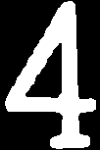
#> input picture rankSuitImages/rank_4.png, 100 x 150 px; its folder holds only this picture in this run; the run also reads 1 picture not shown here
$ python PokerEye.py
#> lines starting #> are read from the running program, lines starting #| are printed output that depends on the picture; after the words box and inside, x2 and y2 are one past the last pixel; in counts of white or black regions, pixels touching at a corner belong together
import cv2 as cv
import numpy as np
from treys import Card, Evaluator
import random
import os

# Global variables for game state
board = []
hand1 = []
hand2 = []
game_stage_counter = 0
numHands = 0

# Store detected images for display
hand1_detected = None
hand2_detected = None
board_detected = None

def rearrange_points(pts):
    """Reorder 4 points to top-left, top-right, bottom-right, bottom-left"""
    rect = np.zeros((4, 2), dtype="float32")
    s = pts.sum(axis=1)
    rect[0] = pts[np.argmin(s)]  # top-left
    rect[2] = pts[np.argmax(s)]  # bottom-right
    diff = np.diff(pts, axis=1)
    rect[1] = pts[np.argmin(diff)]  # top-right
    rect[3] = pts[np.argmax(diff)]  # bottom-left
    return rect

def resize_with_padding(img, target_width, target_height):
    """
    Resize image to target size while maintaining aspect ratio.
    Adds padding (black background) to fill to target size without cropping.
    """
    if img is None:
        return None

    h, w = img.shape[:2]

    # Calculate scaling factor to fit within target size
    scale = min(target_width / w, target_height / h)

    # Calculate new dimensions
    new_w = int(w * scale)
    new_h = int(h * scale)

    # Resize image
    resized = cv.resize(img, (new_w, new_h), interpolation=cv.INTER_AREA)

    # Create target-sized image with black background
    result = np.zeros((target_height, target_width), dtype=img.dtype)

    # Calculate padding to center the image
    y_offset = (target_height - new_h) // 2
    x_offset = (target_width - new_w) // 2

    # Place resized image in center
    result[y_offset:y_offset + new_h, x_offset:x_offset + new_w] = resized

    return result

def load_reference_images(folder_path, image_type="rank"):
    """
    Load reference images from the specified folder.
    Returns a dictionary mapping image names (without extension) to image arrays.
    Handles naming patterns like "rank_A.png", "A.png", "suit_spades.png", "spades.png"
    """
    reference_images = {}

    if not os.path.exists(folder_path):
        print(f"Warning: Reference folder '{folder_path}' does not exist.")
        return reference_images

    # Look for images that match the type (rank or suit)
    for filename in os.listdir(folder_path):
        if filename.lower().endswith(('.png', '.jpg', '.jpeg')):
            name_without_ext = os.path.splitext(filename)[0]

            # Check if filename starts with the image type (e.g., "rank_A.png" or "suit_spades.png")
            if name_without_ext.startswith(f"{image_type}_"):
                # Extract the actual name (e.g., "A" from "rank_A.png")
                actual_name = name_without_ext[len(f"{image_type}_"):]
            elif name_without_ext == image_type:
                # Handle case where filename is just "rank.png" or "suit.png"
                actual_name = name_without_ext
            else:
                # Skip files that don't match the type
                continue

            img_path = os.path.join(folder_path, filename)
            img = cv.imread(img_path, cv.IMREAD_GRAYSCALE)
            if img is not None:
                # Use uppercase for ranks, lowercase for suits
                if image_type == "rank":
                    actual_name = actual_name.upper()
                else:
                    actual_name = actual_name.lower()
                reference_images[actual_name] = img

    return reference_images

def find_best_match(extracted_img, reference_images):
    """
    Find the best matching reference image using absdiff.
    Returns (best_match_name, best_score) where lower score is better.
    """
    if extracted_img is None or len(reference_images) == 0:
        return None, float('inf')

    best_match = None
    best_score = float('inf')

    for name, ref_img in reference_images.items():
        # Ensure both images are the same size
        if extracted_img.shape != ref_img.shape:
            # Resize reference image to match extracted image
            ref_img = cv.resize(ref_img, (extracted_img.shape[1], extracted_img.shape[0]), interpolation=cv.INTER_AREA)

        # Calculate absolute difference
        diff = cv.absdiff(extracted_img, ref_img)

        # Calculate difference score: sum of all pixel differences divided by 255
        score = np.sum(diff) / 255.0

        if score < best_score:
            best_score = score
            best_match = name

    return best_match, best_score

def identify_rank_suit(rank_cropped, suit_cropped, rank_references, suit_references):
    """
    Identifies the rank and suit from cropped images using template matching.
    Returns (identified_rank, identified_suit) in treys format.
    """
    identified_rank = None
    identified_suit = None

    # Identify rank
    if rank_cropped is not None and rank_references is not None and len(rank_references) > 0:
        rank_match, _ = find_best_match(rank_cropped, rank_references)
        identified_rank = rank_match.upper() if rank_match else None

    # Identify suit
    if suit_cropped is not None and suit_references is not None and len(suit_references) > 0:
        suit_match, _ = find_best_match(suit_cropped, suit_references)
        # Convert suit to treys format (hearts -> h, diamonds -> d, clubs -> c, spades -> s)
        if suit_match:
            suit_lower = suit_match.lower()
            suit_map = {"hearts": "h", "diamonds": "d", "clubs": "c", "spades": "s"}
            identified_suit = suit_map.get(suit_lower, suit_lower[0] if suit_lower else None)

    return identified_rank, identified_suit

def process_card(card, rank_references=None, suit_references=None):
    # Standard sizes for rank and suit images
    RANK_WIDTH = 100
    RANK_HEIGHT = 150
    SUIT_WIDTH = 80
    SUIT_HEIGHT = 100

    height, width = card.shape[:2]
    # Use percentages to calculate the ROI for the top left corner
    x_start = int(width * 0.03)
    x_end = int(width * 0.15)
    y_start = int(height * 0.025)
    y_end = int(height * 0.275)
    top_left_region = card[y_start:y_end, x_start:x_end]  # take the top left corner using percentages

    # Maintain aspect ratio while resizing
    desired_zoom_height = 300
    h, w = top_left_region.shape[:2]
    aspect_ratio = w / h
    new_width = int(desired_zoom_height * aspect_ratio)
    zoomed_display = cv.resize(top_left_region, (new_width, desired_zoom_height)) # maintain aspect ratio
    # cv.imshow(f"Top-Left Zoom {idx}", zoomed_display)

    # HSV based thresholding
    imghsv = cv.cvtColor(zoomed_display, cv.COLOR_BGR2HSV)
    lower = np.array([0, 0, 150])
    upper = np.array([179, 80, 255])
    mask_hsv = cv.inRange(imghsv, lower, upper)#produces a binary mask where pixels within the range become 255 (white), others become 0 (black).

    # Otsu  thresholding on grayscale
    gray = cv.cvtColor(zoomed_display, cv.COLOR_BGR2GRAY)
    gray = cv.equalizeHist(gray) #Equlise the gray image
    _, mask_gray = cv.threshold(gray, 0, 255, cv.THRESH_BINARY + cv.THRESH_OTSU)

    # Combine both masks
    mask = cv.bitwise_or(mask_hsv, mask_gray)#Merge the 2 mask togother
    #So this mask allows us to cpature white or bright areas
    # Clean up the mask
    kernel = np.ones((3, 3), np.uint8)
    mask = cv.morphologyEx(mask, cv.MORPH_CLOSE, kernel)
    mask = cv.morphologyEx(mask, cv.MORPH_OPEN, kernel)
    # get the inverse mask
    mask = cv.bitwise_not(mask)

    # cv.imshow(f"White Mask {idx}", mask) #sHOW MASK
    contour_mask, _ = cv.findContours(mask, cv.RETR_EXTERNAL, cv.CHAIN_APPROX_SIMPLE) # fIND THE CONOTURS BASED ON THE  BINARY MASK

    # Separate rank and suit by analyzing contours
    rank_cropped = None
    suit_cropped = None

    if len(contour_mask) > 0:
        # Filter contours by area to remove noise
        min_area = 50  # Minimum area threshold
        valid_contours = [c for c in contour_mask if cv.contourArea(c) >= min_area]

        if len(valid_contours) > 0:
            # Get bounding boxes for all valid contours
            bounding_boxes = []
            for contour in valid_contours:
                x, y, w, h = cv.boundingRect(contour)
                bounding_boxes.append((x, y, w, h, contour))

            # Sort by y-position (top to bottom)
            bounding_boxes.sort(key=lambda b: b[1])

            # Split into rank (upper) and suit (lower) based on vertical position
            mask_height = mask.shape[0]
            midpoint_y = mask_height // 2

            rank_boxes = [b for b in bounding_boxes if b[1] + b[3]//2 < midpoint_y]
            suit_boxes = [b for b in bounding_boxes if b[1] >= midpoint_y]

            # If no clear split, use first half for rank, second half for suit
            if len(rank_boxes) == 0 or len(suit_boxes) == 0:
                mid_idx = len(bounding_boxes) // 2
                rank_boxes = bounding_boxes[:mid_idx] if mid_idx > 0 else []
                suit_boxes = bounding_boxes[mid_idx:] if mid_idx < len(bounding_boxes) else []

            # Find combined bounding box for rank
            if len(rank_boxes) > 0:
                min_x = min(b[0] for b in rank_boxes)
                min_y = min(b[1] for b in rank_boxes)
                max_x = max(b[0] + b[2] for b in rank_boxes)
                max_y = max(b[1] + b[3] for b in rank_boxes)

                # Crop with minimal padding (1 pixel to ensure we capture edges)
                padding = 1
                min_x = max(0, min_x - padding)
                min_y = max(0, min_y - padding)
                max_x = min(mask.shape[1], max_x + padding)
                max_y = min(mask.shape[0], max_y + padding)

                rank_cropped = mask[min_y:max_y, min_x:max_x]

                # Resize rank to standard size while maintaining aspect ratio
                rank_cropped = resize_with_padding(rank_cropped, RANK_WIDTH, RANK_HEIGHT)

            # Find combined bounding box for suit
            if len(suit_boxes) > 0:
                min_x = min(b[0] for b in suit_boxes)
                min_y = min(b[1] for b in suit_boxes)
                max_x = max(b[0] + b[2] for b in suit_boxes)
                max_y = max(b[1] + b[3] for b in suit_boxes)

                # Crop with minimal padding (1 pixel to ensure we capture edges)
                padding = 1
                min_x = max(0, min_x - padding)
                min_y = max(0, min_y - padding)
                max_x = min(mask.shape[1], max_x + padding)
                max_y = min(mask.shape[0], max_y + padding)

                suit_cropped = mask[min_y:max_y, min_x:max_x]

                # Resize suit to standard size while maintaining aspect ratio
                suit_cropped = resize_with_padding(suit_cropped, SUIT_WIDTH, SUIT_HEIGHT)

    # Identify rank and suit using template matching
    identified_rank, identified_suit = identify_rank_suit(rank_cropped, suit_cropped, rank_references, suit_references)

    return rank_cropped, suit_cropped, identified_rank, identified_suit

# [104 lines left out: function calculate_odds, not called in this run]

def pre_process(img):
    """
    Pre-processes the image to detect and extract card regions.
    Returns (captured_cards, card_contours) where:
    - captured_cards: list of transformed card images
    - card_contours: list of contours for drawing bounding boxes
    """
    imgcon = img.copy()

    # Convert to grayscale and equalize histogram
    gray_img = cv.cvtColor(img, cv.COLOR_BGR2GRAY)
    gray_img = cv.equalizeHist(gray_img)

    # Apply Gaussian blur to reduce noise
    blurred = cv.GaussianBlur(gray_img, (5, 5), 0)

    # Canny edge detection with adjusted thresholds
    median = np.median(blurred)
    sigma = 0.33
    lower_threshold = int(max(0, (1.0 - sigma) * median))
    upper_threshold = int(min(255, (1.0 + sigma) * median))
    cannyedge = cv.Canny(blurred, lower_threshold, upper_threshold)

    # Find contours
    contours, _ = cv.findContours(cannyedge, cv.RETR_EXTERNAL, cv.CHAIN_APPROX_SIMPLE)
    contours = sorted(contours, key=cv.contourArea, reverse=True)

    captured_cards = []
    card_contours = []
    width, height = 400, 600
    p2 = np.float32([[0, 0], [width, 0], [width, height], [0, height]])

    print(f"\nTotal contours found: {len(contours)}")
    print("=" * 60)
    card_count = 0
    for i, contour in enumerate(contours):
        area = cv.contourArea(contour)
        if i < 20:
            print(f"Contour {i}: Area = {area:.0f}")
        if area < 10000:
            continue

        # Calculate solidity
        hull = cv.convexHull(contour)
        hull_area = cv.contourArea(hull)
        if hull_area == 0:
            continue
        solidity = area / hull_area

        # Approximate the contour to a polygon
        perimeter = cv.arcLength(contour, True)
        epsilon = 0.02 * perimeter
        approx = cv.approxPolyDP(contour, epsilon, True)

        if i < 20:
            print(f"  -> Corners: {len(approx)}, Solidity: {solidity:.2f}")

        # Check for 4 sided shape
        if len(approx) == 4 and solidity > 0.80:
            print(f"\nCARD DETECTED (Contour {i})")
            print(f"  Area: {area:.0f}, Solidity: {solidity:.2f}")
            print(f"  Corners: {approx.reshape(4, 2)}")

            pts = np.float32(approx.reshape(4, 2))
            ordered_pts = rearrange_points(pts)

            # Apply perspective transform
            matrix = cv.getPerspectiveTransform(ordered_pts, p2)
            output = cv.warpPerspective(img, matrix, (width, height))
            captured_cards.append(output)
            card_contours.append(approx)

            card_count += 1
            if card_count >= 10:
                break

    print(f"\n{'=' * 60}")
    print(f"Total cards captured: {len(captured_cards)}")
    print("=" * 60)

    return captured_cards, card_contours

def display_detected_cards(img, card_contours, card_labels):
    """
    Creates an image with bounding boxes and rank/suit labels.
    Returns the image with annotations.
    """
    img_display = img.copy()
    colors = [(255, 0, 255), (0, 255, 255), (255, 255, 0), (0, 128, 255)]

    # First draw all contours and rectangles
    for idx, approx in enumerate(card_contours):
        color = colors[idx % len(colors)]
        cv.drawContours(img_display, [approx], -1, color, 4)

        x, y, w, h = cv.boundingRect(approx)
        cv.rectangle(img_display, (x, y), (x + w, y + h), (0, 255, 0), 3)

    # Then draw all labels last so they appear on top
    for idx, (approx, label) in enumerate(zip(card_contours, card_labels)):
        x, y, w, h = cv.boundingRect(approx)
        cv.putText(img_display, label, (x, y - 10),
                   cv.FONT_HERSHEY_SIMPLEX, 1, (0, 0, 255), 2)  # Red color for label

    return img_display

# Load reference images for template matching
reference_folder = "rankSuitImages"
rank_references = load_reference_images(reference_folder, image_type="rank")
#> in load_reference_images, img is the input picture: shape (150, 100); min 0, max 255, mean 87.4
#> rank_references = 1 item
suit_references = load_reference_images(reference_folder, image_type="suit")

while True:
    print("--------------------------------")
    print("Welcome to the PokerEye")
    print("--------------------------------")
    print("Please select an option:")
    print("1. Insert image of player hand")
    print("2. Insert image of community cards")
    print("3. Calculate odds for each player")
    print("0. Exit")

    # Take user option input
    while True:
        option = input("Enter your option: ")
        try:
            option = int(option)
            if option in [0, 1, 2, 3]:
                break
            else:
                print("Invalid option. Please enter 0, 1, 2, or 3.")
        except ValueError:
            print("Invalid input. Please enter a number (0, 1, 2, or 3).")
#> this loop made 1 pass; the answer given on pass 1: 1

    # Exit the program
    if option == 0:
        print("--------------------------------")
        print("Exiting.....")
        print("--------------------------------")
        break

    # Read poker hand image and process it
    elif option == 1:

        hand1_img = cv.imread("Project/projectImages/hand1.jpg")
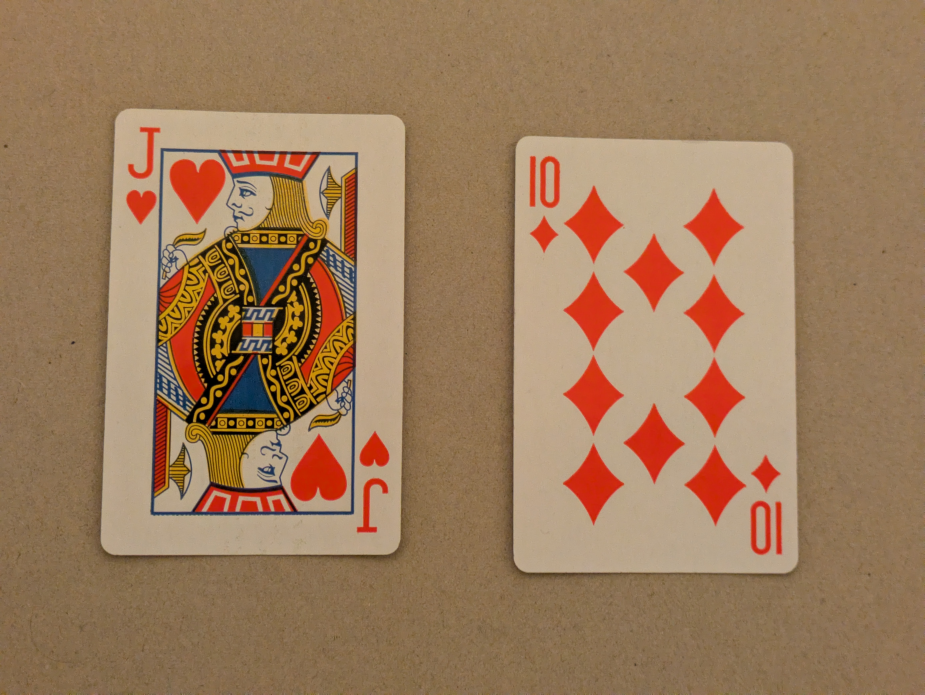
#> input picture projectImages/hand1.jpg, 4624 x 3472 px, found by its file name (shown at 1/5 size)
#> hand1_img is the input picture: shape (3472, 4624, 3); mean B, G, R 91.8, 123.1, 156.6
        hand1_img = cv.resize(hand1_img, (hand1_img.shape[1] // 8, hand1_img.shape[0] // 8))
#> hand1_img: shape (434, 578, 3)

        # Pre-process image to extract card regions
        captured_cards, card_contours = pre_process(hand1_img)
#> in pre_process, `blurred = cv.GaussianBlur(gray_img, (5, 5), 0)`:
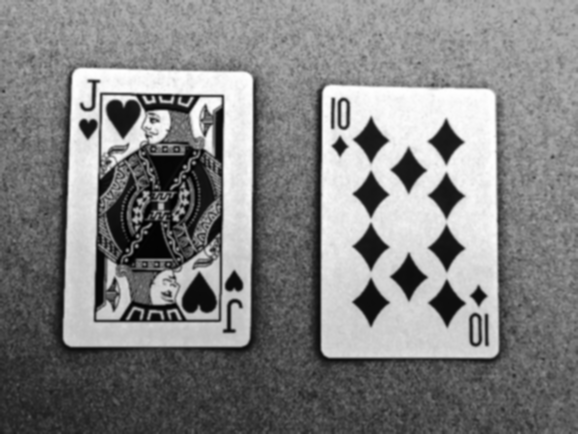
#> blurred: shape (434, 578); min 0, max 254, mean 129.7
#> in pre_process, `median = np.median(blurred)`: median = 128
#> in pre_process, `lower_threshold = int(max(0, (1.0 - sigma) * median))`: lower_threshold = 85
#> in pre_process, `upper_threshold = int(min(255, (1.0 + sigma) * median))`: upper_threshold = 170
#> in pre_process, `cannyedge = cv.Canny(blurred, lower_threshold, upper_threshold)`:
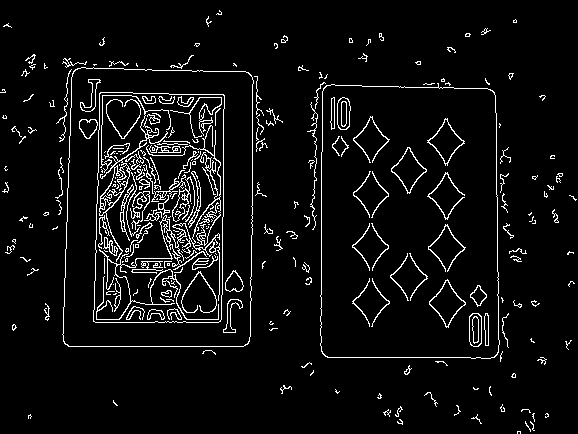
#> cannyedge: shape (434, 578); 5.7% white in thin lines or dots
#> in pre_process, `contours, _ = cv.findContours(cannyedge, cv.RETR_EXTERNAL, cv.CHAIN_AP..`: contours = 136 contours, 132 with area under 20; largest, box (x1, y1, x2, y2) and area: (62, 67, 254, 347) 50921, (320, 83, 500, 359) 47472, (404, 365, 412, 375) 23, (307, 102, 318, 230) 22
#| Total contours found: 136
#> the loop in pre_process, `for i, contour in enumerate(contours):` made 136 passes
#> (area, hull_area, solidity, perimeter, epsilon, pts, s in rearrange_points) on passes 1 to 2: (50921, 51351.5, 0.992, 928.5, 18.57, [[75, 69], [64, 343], [247, 344], [251, 75]], [144, 407, 591, 326]), (47471.5, 48212.5, 0.985, 907.1, 18.14, [[492, 90], [323, 88], [325, 356], [497, 354]], [582, 411, 681, 851])
#> (printed output is left out)
#> pass 1, in pre_process, `output = cv.warpPerspective(img, matrix, (width, height))`:
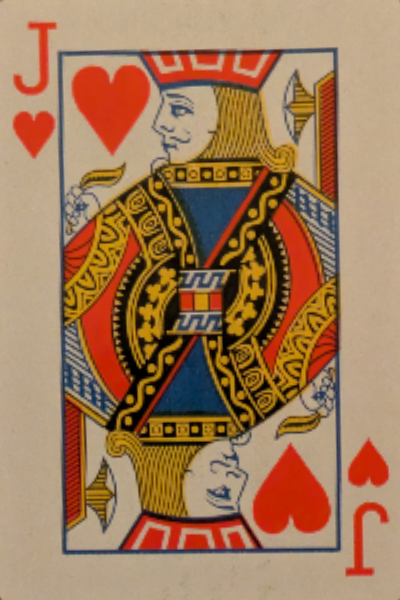
#> output: shape (600, 400, 3); mean B, G, R 89, 122.7, 161.3
#> after the loop in pre_process, `for i, contour in enumerate(contours):`: captured_cards = 2 items; card_contours = 2 contours; box (x1, y1, x2, y2) and area: (64, 69, 252, 345) 48760, (323, 88, 498, 357) 45353; card_count = 2
#| Total cards captured: 2
#> captured_cards = 2 items

        # Process each captured card to isolate and identify rank/suit
        detected_cards = []
        card_labels = []
        hand1 = []
        for card in captured_cards:
            rank_cropped, suit_cropped, identified_rank, identified_suit = process_card(
                card, rank_references=rank_references, suit_references=suit_references)

            # Store detected card in treys format if both rank and suit are identified
            if identified_rank and identified_suit:
                card_string = f"{identified_rank}{identified_suit}"
                detected_cards.append(f"Card.new('{card_string}')")
                card_labels.append(card_string)
                # Add Card object to hand1
                hand1.append(Card.new(card_string))
            else:
                card_labels.append("Unknown")
#> this loop made 2 passes
#> (RANK_WIDTH in process_card, RANK_HEIGHT in process_card, SUIT_WIDTH in process_card, SUIT_HEIGHT in process_card, height in process_card, width in process_card, x_start in process_card, x_end in process_card) on passes 1 to 2: (100, 150, 80, 100, 600, 400, 12, 60), (100, 150, 80, 100, 600, 400, 12, 60)
#> pass 1, in process_card, `mask_hsv = cv.inRange(imghsv, lower, upper)#produces a binary mask whe..`:
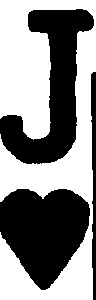
#> mask_hsv: shape (300, 96); 53.6% white; 3 black regions, box (x1, y1, x2, y2) and area: (0, 189, 90, 290) 6309, (0, 9, 94, 164) 6192, (91, 72, 96, 300) 865
#> after the loop, card_labels = ['Unknown', 'Unknown']; detected_cards = []; hand1 = []

        # Create the image with bounding boxes and labels
        hand1_detected = display_detected_cards(hand1_img, card_contours, card_labels)
#> the loop in display_detected_cards, `for idx, approx in enumerate(card_contours):` made 2 passes
#> (approx, color, x, y, w, h) on passes 1 to 2: ([[75, 69], [64, 343], [247, 344], [251, 75]], (255, 0, 255), 64, 69, 188, 276), ([[492, 90], [323, 88], [325, 356], [497, 354]], (0, 255, 255), 323, 88, 175, 269)
#> after the loop in display_detected_cards, `for idx, approx in enumerate(card_contours):`:
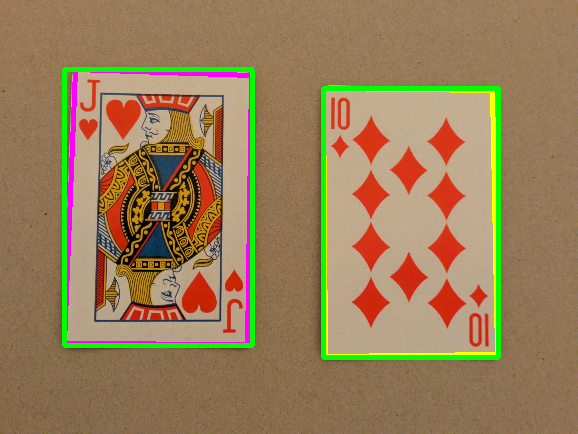
#> img_display: shape (434, 578, 3); mean B, G, R 88.3, 126.3, 152
#> the loop in display_detected_cards, `for idx, (approx, label) in enumerate(zip(card_contours, card_labels)):` made 2 passes
#> (approx, label, x, y, w, h) on passes 1 to 2: ([[75, 69], [64, 343], [247, 344], [251, 75]], 'Unknown', 64, 69, 188, 276), ([[492, 90], [323, 88], [325, 356], [497, 354]], 'Unknown', 323, 88, 175, 269)
#> after the loop in display_detected_cards, `for idx, (approx, label) in enumerate(zip(card_contours, card_labels)):`:
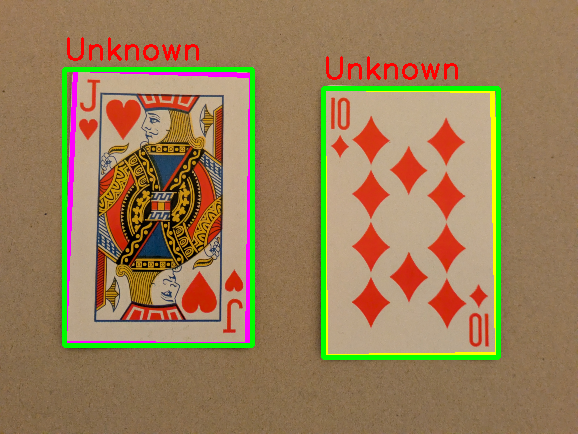
#> img_display: shape (434, 578, 3); 0.75% of pixels changed, all inside (x1, y1, x2, y2) = (67, 37, 458, 80)


        hand2_img = cv.imread("Project/projectImages/hand2.jpg")
#> (the rest of the program and of its run is left out)
